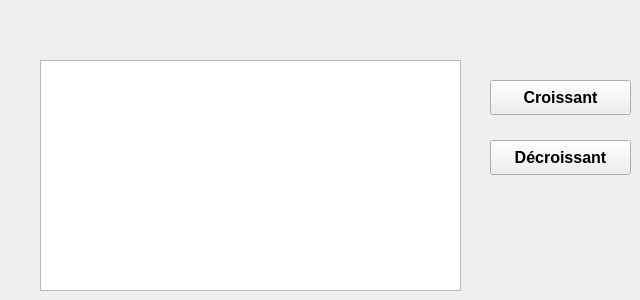
            <widget class="QWidget" name="tab_27">
             <attribute name="title">
              <string>Par avis</string>
             </attribute>
             <widget class="QTableView" name="tri_avis">
              <property name="geometry">
               <rect>
                <x>40</x>
                <y>60</y>
                <width>421</width>
                <height>231</height>
               </rect>
              </property>
             </widget>
             <widget class="QPushButton" name="tricr_avis">
              <property name="geometry">
               <rect>
                <x>490</x>
                <y>80</y>
                <width>141</width>
                <height>35</height>
               </rect>
              </property>
              <property name="font">
               <font>
                <family>Microsoft JhengHei UI</family>
                <pointsize>12</pointsize>
                <weight>75</weight>
                <bold>true</bold>
               </font>
              </property>
              <property name="text">
               <string>Croissant</string>
              </property>
             </widget>
             <widget class="QPushButton" name="tridcr_avis">
              <property name="geometry">
               <rect>
                <x>490</x>
                <y>140</y>
                <width>141</width>
                <height>35</height>
               </rect>
              </property>
              <property name="font">
               <font>
                <family>Microsoft JhengHei UI</family>
                <pointsize>12</pointsize>
                <weight>75</weight>
                <bold>true</bold>
               </font>
              </property>
              <property name="text">
               <string>Décroissant</string>
              </property>
             </widget>
            </widget>
